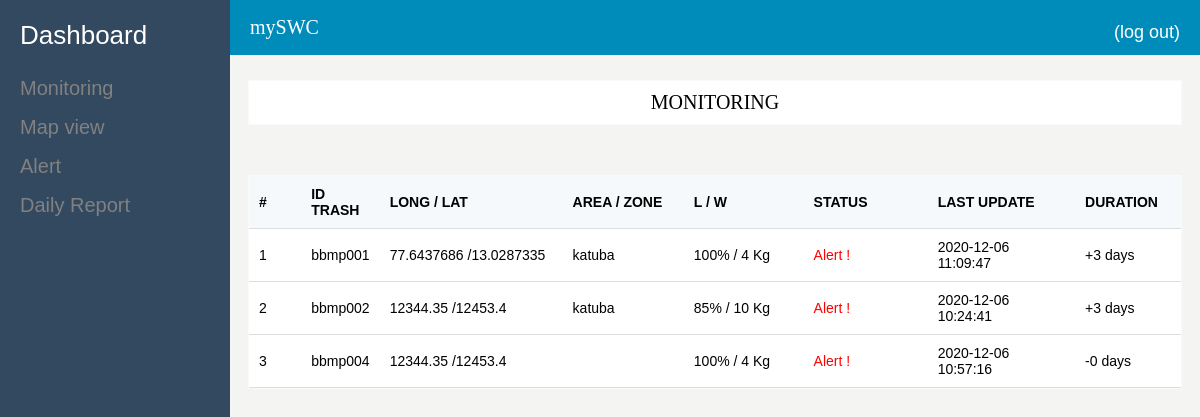
/monitoring.php, run on an earlier commit of the app's database.
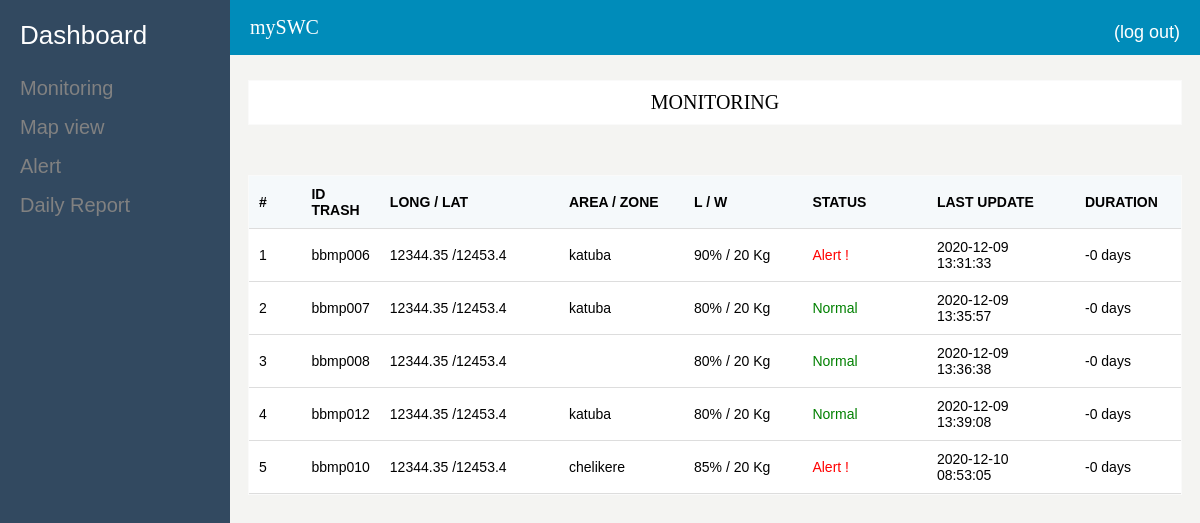
And on a later commit of the database.
### tables this page shows
CREATE TABLE `historic` (
  `_idHisto` int(11) NOT NULL,
  `idTrash` varchar(45) DEFAULT NULL,
  `level` varchar(45) DEFAULT NULL,
  `weight` varchar(45) DEFAULT NULL,
  `dateFull` datetime DEFAULT NULL,
  `idUser` varchar(45) DEFAULT NULL,
  `dateEmpty` varchar(45) DEFAULT NULL,
  `dateHisto` datetime DEFAULT current_timestamp(),
  `lastUpdate` timestamp NOT NULL DEFAULT current_timestamp()
);

CREATE TABLE `trash` (
  `_idTrash` int(11) NOT NULL,
  `longi` varchar(45) DEFAULT NULL,
  `lat` varchar(45) DEFAULT NULL,
  `address` varchar(45) DEFAULT NULL,
  `area` varchar(50) NOT NULL,
  `idTrash` varchar(45) DEFAULT NULL,
  `dateTrash` datetime DEFAULT current_timestamp(),
  `typeTrash` varchar(255) DEFAULT NULL
);

### modals/Fhistoric.php (called while the page is built, shortened)
<?php
class Fhistoric
{
    static function getAllHistoricDay()
    {
        $con=Database::getConnection();
        $req=$con->prepare('SELECT * FROM historic c,trash t WHERE c.idTrash=t.idTrash AND dateEmpty IS NULL');
        $req->execute(array());
        return $req->fetchAll();
    }
}

### monitoring.php (the view, shortened to what this page needs)
<!DOCTYPE html>
<html lang="en">
<head>
    <link rel="stylesheet" href="assets/style/menu.css">
    <link rel="stylesheet" href="assets/style/main.css">
</head>
<body>
    <section>
        <?php include_once 'commons/menu.php';?>
        <?php include_once 'commons/header.php';?>
        <?php
            include_once 'modals/Fhistoric.php';
            $historic=Fhistoric::getAllHistoricDay();
        ?>
    </section>
    <section class="body-container">
        <div class="ml-24">
            <div class="panel">
                <p>MONITORING</p>
            </div>
            <div class="panel">
                <table id="monitor">
                    <thead>
                    <tr>
                        <th style="width: 40px">#</th>
                        <th>ID TRASH</th>
                        <th style="width: 190px">LONG / LAT</th>
                        <th style="width: 120px">AREA / ZONE</th>
                        <th style="width: 120px">L / W</th>
                        <th style="width: 120px">STATUS</th>
                        <th style="width: 150px">LAST UPDATE</th>
                        <th style="width: 90px" title="Duration of garbage in the trash">DURATION</th>
                    </tr>
                    </thead>
                    <tbody>
                    <?php foreach ($historic as $k => $data):?>
                        <tr>
                            <td><?=$k+1;?></td>
                            <td><?=$data['idTrash'];?></td>
                            <td><?=($data['longi']." /".$data['lat']);?></td>
                            <td title="<?=$data['address'];?>"><?=$data['area'];?></td>
                            <td><?=$data['level']."% / ".$data['weight']." Kg";?></td>
                            <td>
                            <?php
                                $date_1 = new DateTime($data['dateHisto']);
                                $date_2 = new DateTime($data['lastUpdate']);
                                $int = ($date_1->diff($date_2));
                                if ($data['dateFull']!=null) {
                                    echo "<t style='color:red'>Alert !</t>";
                                }
                                elseif ($int->format('%a')>4) {
                                    echo "<t style='color:orange'>Col. requested !</t>";
                                }
                                else echo "<t style='color:Green'>Normal</t>";
                            ?>
                            </td>
                            <td><?=$data['lastUpdate'];?></td>
                            <td><?php
                                echo($int->format('%R%a days'));
                                ?>
                            </td>
                        </tr>
                    <?php endforeach;?>
                </table>
            </div>
        </div>
    </section>
</body>
</html>

What changed in the data, as far as the page shows it:
no longer on this page (row edited): historic: trash.idTrash "bbmp001", trash.longi "77.6437686", trash.lat "13.0287335", trash.area "katuba", level "100", weight "4", shows "Alert !", lastUpdate "2020-12-06 11:09:47", $int->format('%R%a days') "+3 days"
no longer on this page (row edited): historic: trash.idTrash "bbmp002", trash.longi "12344.35", trash.lat "12453.4", trash.area "katuba", level "85", weight "10", shows "Alert !", lastUpdate "2020-12-06 10:24:41", $int->format('%R%a days') "+3 days"
no longer on this page (row edited): historic: trash.idTrash "bbmp004", trash.longi "12344.35", trash.lat "12453.4", level "100", weight "4", shows "Alert !", lastUpdate "2020-12-06 10:57:16", $int->format('%R%a days') "-0 days"
added historic: trash.idTrash "bbmp006", trash.longi "12344.35", trash.lat "12453.4", trash.area "katuba", level "90", weight "20", shows "Alert !", lastUpdate "2020-12-09 13:31:33", $int->format('%R%a days') "-0 days"
added historic: trash.idTrash "bbmp007", trash.longi "12344.35", trash.lat "12453.4", trash.area "katuba", level "80", weight "20", shows "Normal", lastUpdate "2020-12-09 13:35:57", $int->format('%R%a days') "-0 days"
added historic: trash.idTrash "bbmp008", trash.longi "12344.35", trash.lat "12453.4", level "80", weight "20", shows "Normal", lastUpdate "2020-12-09 13:36:38", $int->format('%R%a days') "-0 days"
added historic: trash.idTrash "bbmp012", trash.longi "12344.35", trash.lat "12453.4", trash.area "katuba", level "80", weight "20", shows "Normal", lastUpdate "2020-12-09 13:39:08", $int->format('%R%a days') "-0 days"
added historic: trash.idTrash "bbmp010", trash.longi "12344.35", trash.lat "12453.4", trash.area "chelikere", level "85", weight "20", shows "Alert !", lastUpdate "2020-12-10 08:53:05", $int->format('%R%a days') "-0 days"
